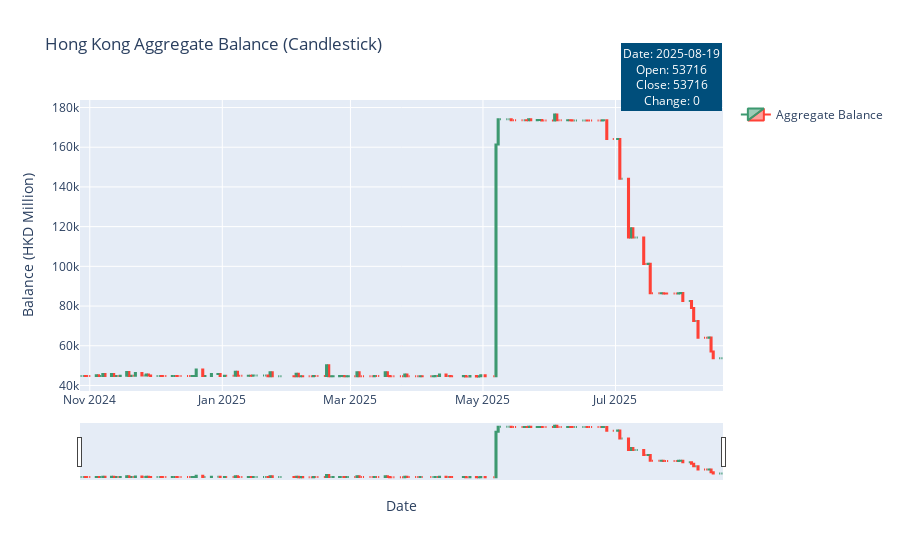

This figure's notebook cell:
### Code cell
aggreBal_fig = go.Figure(data=[go.Candlestick(
    x=aggreBal_df['end_of_date'],
    open=aggreBal_df['opening_balance'],
    high=aggreBal_df['high'],
    low=aggreBal_df['low'],
    close=aggreBal_df['closing_balance'],
    name='Aggregate Balance',
    showlegend=True,
)])

last_date = aggreBal_df['end_of_date'].iloc[0]
last_open = aggreBal_df['opening_balance'].iloc[0]
last_close = aggreBal_df['closing_balance'].iloc[0]
last_day_change = aggreBal_df['day_change'].iloc[0]

aggreBal_fig.add_annotation(
    text=f"Date: {last_date.strftime('%Y-%m-%d')}<br>Open: {last_open}<br>Close: {last_close}<br>Change: {last_day_change}",
    xref="paper", yref="paper",
    x=1, y=1.2,
    showarrow=False,
    bgcolor="rgba(0, 78, 123, 1)",
    borderwidth=2,
    font=dict(size=12, color="white")
)

aggreBal_fig.update_layout(
    xaxis_rangeslider_visible=True,
    title="Hong Kong Aggregate Balance (Candlestick)",
    xaxis_title="Date",
    yaxis_title="Balance (HKD Million)",
)
aggreBal_fig.show()

### Figure 1 — Plotly figure (JSON) as saved in the notebook; plotly's stock layout.template omitted (floating-point values rounded to 4 significant figures; data arrays with more than 128 entries replaced by an {"elided": "..."} marker saying what was removed)
{"data": [{"close": {"elided": "200 int values"}, "high": {"elided": "200 int values"}, "low": {"elided": "200 int values"}, "name": "Aggregate Balance", "open": {"elided": "200 int values"}, "showlegend": true, "type": "candlestick", "x": {"elided": "200 str values"}}], "layout": {"annotations": [{"bgcolor": "rgba(0, 78, 123, 1)", "borderwidth": 2, "font": {"color": "white", "size": 12}, "showarrow": false, "text": "Date: 2025-08-19<br>Open: 53716<br>Close: 53716<br>Change: 0", "x": 1, "xref": "paper", "y": 1.2, "yref": "paper"}], "title": {"text": "Hong Kong Aggregate Balance (Candlestick)"}, "xaxis": {"rangeslider": {"visible": true}, "title": {"text": "Date"}}, "yaxis": {"title": {"text": "Balance (HKD Million)"}}}}
